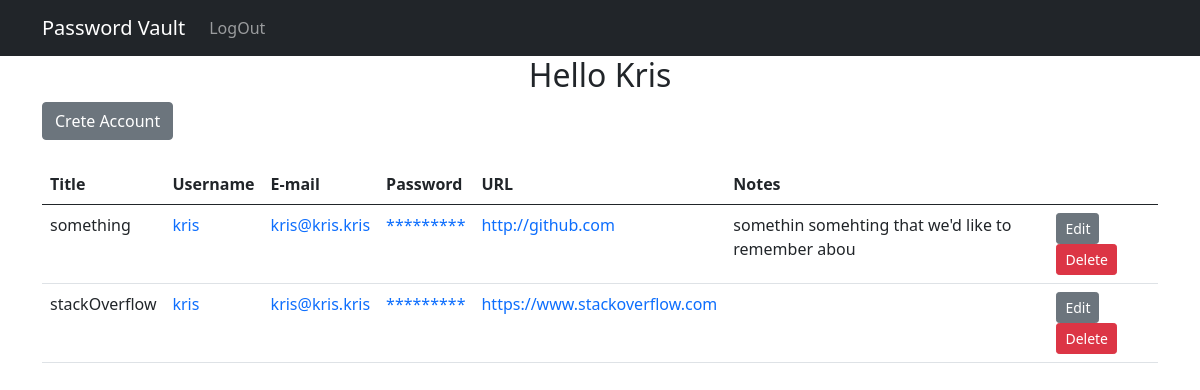
/accounts/ (signed in), run on an earlier commit of the app's database.
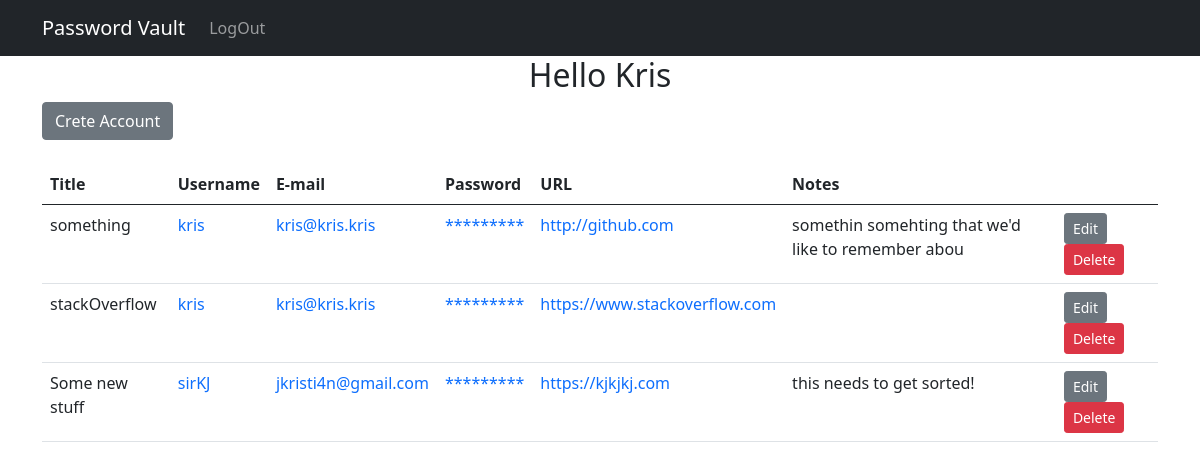
And on a later commit of the database.
### manager/models.py (models this page shows, shortened)
class Account(models.Model):
    user = models.ForeignKey(User, on_delete=models.CASCADE)
    title = models.CharField(max_length=200)
    url = models.URLField(blank=True)
    username = models.CharField(max_length=100, blank=True)
    password = models.CharField(max_length=100, blank=True)
    email = models.EmailField(blank=True)
    notes = models.TextField(blank=True)

### manager/views.py (the view)
# urls.py: path('accounts/', AccountListView.as_view(), name='accounts'),
class AccountListView(LoginRequiredMixin, ListView):
    template_name = 'manager/main.html'
    model = Account
    context_object_name = 'accounts'
    def get_context_data(self, **kwargs):
        context = super().get_context_data(**kwargs)
        context['accounts'] = context['accounts'].filter(user=self.request.user)
        return context

### manager/templates/manager/main.html (shortened to what this page needs)
{% extends 'base.html' %}
{% block page_content %}
{% include 'navbar.html' %}
<div class="container">
    {% if user.is_authenticated %}
    <h2>Hello {{ user.username|capfirst }}</h2>
    <a class="btn btn-secondary" href="{% url 'new_account' %}" >Crete Account</a>
    <br><br>
    <table class="table">
        <thead>
            <tr>
                <th>Title</th>
                <th>Username</th>
                <th>E-mail</th>
                <th>Password</th>
                <th>URL</th>
                <th>Notes</th>
                <th></th>
            </tr>
        </thead>
        <tbody>
            {% for account in accounts %}
            <tr>
                <td>{{ account.title }}</td>
                <td><a class="tc to-clp" href="#" data={{ account.username }}>{{ account.username }}</a></td>
                <td><a class="tc to-clp" href="#" data={{ account.email }}>{{ account.email }}</a></td>
                <td>
                    <a class="tc to-clp" href="#" data={{ account.password }}>*********</a>
                </td>
                <td><a href="{{ account.url }}" target="_blank">{{ account.url }}</a></td>
                <td>{{ account.notes|slice:":50" }}</td>
                <td>
                    <a class="btn btn-sm btn-secondary" href="{% url 'edit' account.id %}">Edit</a>
                    <form action="{% url 'delete' account.id %}" method="POST" style="display: inline;">
                        <button class="btn btn-danger btn-sm" type="submit" onclick="return confirm('Deleting this account will cause all of the information to be lost.\nDo you wish to continue?')">Delete</button></button>
                    </form>
                </td>
            </tr>
            {% endfor %}
        </tbody>
    </table>
    {% else %}
    <h1>You have no permission to be here</h1>
    {% endif %}
</div>
{% endblock %}

What changed in the data, as far as the page shows it:
added Account: title "Some new stuff", username "sirKJ", email "jkristi4n@gmail.com", url "https://kjkjkj.com", notes "this needs to get sorted!"
